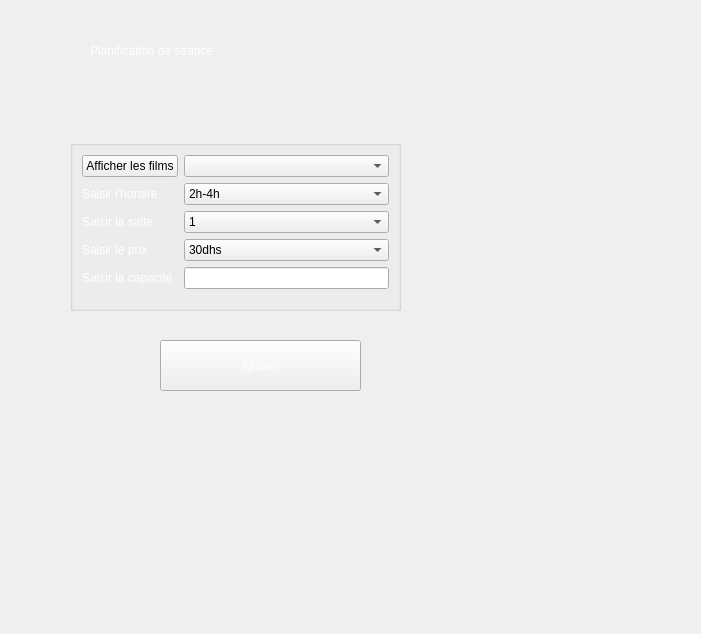
<?xml version="1.0" encoding="UTF-8"?>
<ui version="4.0">
 <class>addseance</class>
 <widget class="QWidget" name="addseance">
  <property name="geometry">
   <rect>
    <x>0</x>
    <y>0</y>
    <width>701</width>
    <height>634</height>
   </rect>
  </property>
  <property name="windowTitle">
   <string>Form</string>
  </property>
  <property name="styleSheet">
   <string notr="true">color:white
</string>
  </property>
  <widget class="QLabel" name="label_12">
   <property name="geometry">
    <rect>
     <x>90</x>
     <y>10</y>
     <width>521</width>
     <height>81</height>
    </rect>
   </property>
   <property name="styleSheet">
    <string notr="true">background:none;
font: 700 28pt &quot;Segoe UI&quot;;</string>
   </property>
   <property name="text">
    <string>Planification de seance</string>
   </property>
  </widget>
  <widget class="QPushButton" name="pushButton_2">
   <property name="geometry">
    <rect>
     <x>160</x>
     <y>340</y>
     <width>201</width>
     <height>51</height>
    </rect>
   </property>
   <property name="styleSheet">
    <string notr="true">font: 700 10pt &quot;Segoe UI&quot;;</string>
   </property>
   <property name="text">
    <string>Ajouter</string>
   </property>
  </widget>
  <widget class="QGroupBox" name="formGroupBox">
   <property name="geometry">
    <rect>
     <x>70</x>
     <y>140</y>
     <width>331</width>
     <height>171</height>
    </rect>
   </property>
   <property name="styleSheet">
    <string notr="true">background:none</string>
   </property>
   <layout class="QFormLayout" name="formLayout">
    <item row="0" column="1">
     <widget class="QComboBox" name="comboBox">
      <property name="styleSheet">
       <string notr="true">color:black</string>
      </property>
     </widget>
    </item>
    <item row="1" column="0">
     <widget class="QLabel" name="label">
      <property name="styleSheet">
       <string notr="true">font: 700 9pt &quot;Segoe UI&quot;;</string>
      </property>
      <property name="text">
       <string>Saisir l'horaire</string>
      </property>
     </widget>
    </item>
    <item row="1" column="1">
     <widget class="QComboBox" name="comboBox_2">
      <property name="styleSheet">
       <string notr="true">color:black</string>
      </property>
      <item>
       <property name="text">
        <string>2h-4h</string>
       </property>
      </item>
      <item>
       <property name="text">
        <string>17h-19h</string>
       </property>
      </item>
      <item>
       <property name="text">
        <string>20h-22h</string>
       </property>
      </item>
      <item>
       <property name="text">
        <string>22h-00h</string>
       </property>
      </item>
     </widget>
    </item>
    <item row="2" column="0">
     <widget class="QLabel" name="label_2">
      <property name="styleSheet">
       <string notr="true">font: 700 9pt &quot;Segoe UI&quot;;</string>
      </property>
      <property name="text">
       <string>Saisir la salle</string>
      </property>
     </widget>
    </item>
    <item row="2" column="1">
     <widget class="QComboBox" name="comboBox_3">
      <property name="styleSheet">
       <string notr="true">color:black</string>
      </property>
      <item>
       <property name="text">
        <string>1</string>
       </property>
      </item>
      <item>
       <property name="text">
        <string>2</string>
       </property>
      </item>
      <item>
       <property name="text">
        <string>3</string>
       </property>
      </item>
      <item>
       <property name="text">
        <string>4</string>
       </property>
      </item>
      <item>
       <property name="text">
        <string>5</string>
       </property>
      </item>
     </widget>
    </item>
    <item row="3" column="0">
     <widget class="QLabel" name="label_3">
      <property name="styleSheet">
       <string notr="true">font: 700 9pt &quot;Segoe UI&quot;;</string>
      </property>
      <property name="text">
       <string>Saisir le prix</string>
      </property>
     </widget>
    </item>
    <item row="3" column="1">
     <widget class="QComboBox" name="comboBox_4">
      <property name="styleSheet">
       <string notr="true">color:black</string>
      </property>
      <item>
       <property name="text">
        <string>30dhs</string>
       </property>
      </item>
      <item>
       <property name="text">
        <string>40dhs</string>
       </property>
      </item>
     </widget>
    </item>
    <item row="4" column="0">
     <widget class="QLabel" name="label_4">
      <property name="styleSheet">
       <string notr="true">font: 700 9pt &quot;Segoe UI&quot;;</string>
      </property>
      <property name="text">
       <string>Saisir la capacité</string>
      </property>
     </widget>
    </item>
    <item row="4" column="1">
     <widget class="QLineEdit" name="lineEdit">
      <property name="styleSheet">
       <string notr="true">color:black</string>
      </property>
     </widget>
    </item>
    <item row="0" column="0">
     <widget class="QPushButton" name="pushButton">
      <property name="styleSheet">
       <string notr="true">font: 700 9pt &quot;Segoe UI&quot;;
color:black</string>
      </property>
      <property name="text">
       <string>Afficher les films</string>
      </property>
     </widget>
    </item>
   </layout>
  </widget>
 </widget>
 <resources/>
 <connections/>
</ui>
